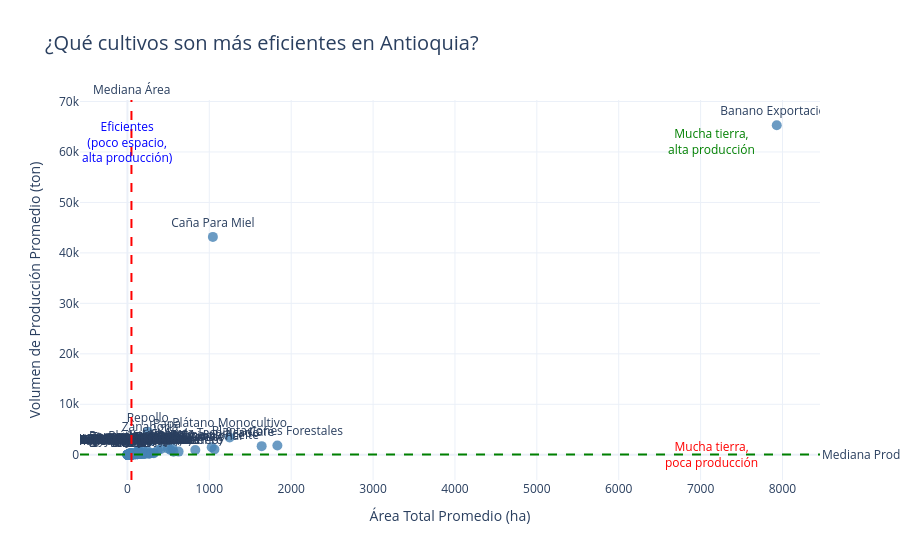

Notebook cell for this chart:
### Code cell
func.grafico_eficiencia_cultivos(
    df=df_completo,
    titulo="¿Qué cultivos son más eficientes en Antioquia?"
)

### Figure 1 — Plotly figure (JSON) as saved in the notebook; plotly's stock layout.template omitted (floating-point values rounded to 4 significant figures; data arrays with more than 128 entries replaced by an {"elided": "..."} marker saying what was removed)
{"data": [{"hovertemplate": "Área Total Promedio (ha)=%{x}<br>Volumen de Producción Promedio (ton)=%{y}<br>Rubro=%{text}<extra></extra>", "legendgroup": "", "marker": {"color": "steelblue", "opacity": 0.8, "size": 10, "symbol": "circle"}, "mode": "markers+text", "name": "", "orientation": "v", "showlegend": false, "text": {"elided": "157 str values"}, "textposition": "top center", "type": "scatter", "x": {"elided": "157 float values"}, "xaxis": "x", "y": {"elided": "157 float values"}, "yaxis": "y"}], "layout": {"annotations": [{"showarrow": false, "text": "Mediana Área", "x": 48.99, "xanchor": "center", "xref": "x", "y": 1, "yanchor": "bottom", "yref": "y domain"}, {"showarrow": false, "text": "Mediana Producción", "x": 1, "xanchor": "left", "xref": "x domain", "y": 72.79, "yanchor": "middle", "yref": "y"}, {"font": {"color": "green"}, "showarrow": false, "text": "Mucha tierra,<br>alta producción", "x": 7137.0, "y": 62030.0}, {"font": {"color": "red"}, "showarrow": false, "text": "Mucha tierra,<br>poca producción", "x": 7137.0, "y": 1.2}, {"font": {"color": "blue"}, "showarrow": false, "text": "Eficientes<br>(poco espacio,<br>alta producción)", "x": 0.8, "y": 62030.0}], "legend": {"tracegroupgap": 0}, "shapes": [{"line": {"color": "red", "dash": "dash"}, "type": "line", "x0": 48.99, "x1": 48.99, "xref": "x", "y0": 0, "y1": 1, "yref": "y domain"}, {"line": {"color": "green", "dash": "dash"}, "type": "line", "x0": 0, "x1": 1, "xref": "x domain", "y0": 72.79, "y1": 72.79, "yref": "y"}], "title": {"font": {"size": 20}, "text": "¿Qué cultivos son más eficientes en Antioquia?"}, "xaxis": {"anchor": "y", "domain": [0, 1], "title": {"text": "Área Total Promedio (ha)"}}, "yaxis": {"anchor": "x", "domain": [0, 1], "title": {"text": "Volumen de Producción Promedio (ton)"}}}}
